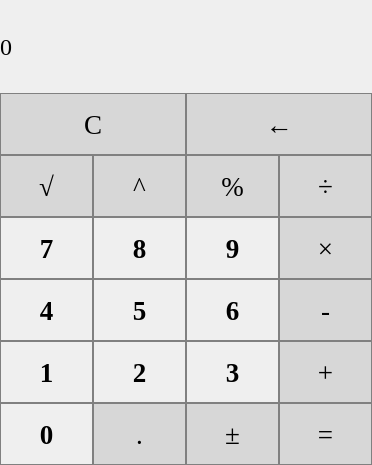
<?xml version="1.0" encoding="UTF-8"?>
<ui version="4.0">
 <class>MainWindow</class>
 <widget class="QMainWindow" name="MainWindow">
  <property name="geometry">
   <rect>
    <x>0</x>
    <y>0</y>
    <width>372</width>
    <height>465</height>
   </rect>
  </property>
  <property name="sizePolicy">
   <sizepolicy hsizetype="Fixed" vsizetype="Fixed">
    <horstretch>0</horstretch>
    <verstretch>0</verstretch>
   </sizepolicy>
  </property>
  <property name="windowTitle">
   <string>MainWindow</string>
  </property>
  <widget class="QWidget" name="centralWidget">
   <widget class="QLabel" name="screen_calc">
    <property name="geometry">
     <rect>
      <x>0</x>
      <y>0</y>
      <width>361</width>
      <height>93</height>
     </rect>
    </property>
    <property name="font">
     <font>
      <family>Times New Roman</family>
      <pointsize>18</pointsize>
      <weight>50</weight>
      <bold>false</bold>
     </font>
    </property>
    <property name="styleSheet">
     <string notr="true">QLabel {
  qproperty-alignment: 'AlignVCenter | AlignRight';
  border-bottom: 1px solid black;
}

background-color : white;</string>
    </property>
    <property name="text">
     <string>0</string>
    </property>
   </widget>
   <widget class="QPushButton" name="button_0">
    <property name="geometry">
     <rect>
      <x>0</x>
      <y>403</y>
      <width>93</width>
      <height>62</height>
     </rect>
    </property>
    <property name="font">
     <font>
      <family>Times New Roman</family>
      <pointsize>20</pointsize>
      <weight>75</weight>
      <bold>true</bold>
     </font>
    </property>
    <property name="styleSheet">
     <string notr="true">QPushButton {
   border: 1px solid gray;
}
QPushButton:hover {
	background-color: #e6e6e6;
}
QPushButton:pressed {
    background-color: #cccccc;
}
</string>
    </property>
    <property name="text">
     <string>0</string>
    </property>
   </widget>
   <widget class="QPushButton" name="button_dot">
    <property name="geometry">
     <rect>
      <x>93</x>
      <y>403</y>
      <width>93</width>
      <height>62</height>
     </rect>
    </property>
    <property name="font">
     <font>
      <family>Times New Roman</family>
      <pointsize>20</pointsize>
      <weight>50</weight>
      <bold>false</bold>
     </font>
    </property>
    <property name="styleSheet">
     <string notr="true">QPushButton {
  background-color: rgb(215, 215, 215);
  border: 1px solid gray;
}
QPushButton:hover {
	background-color: #bdbdbd;
}
QPushButton:pressed {
    background-color: #a3a3a3;
}
</string>
    </property>
    <property name="text">
     <string>.</string>
    </property>
   </widget>
   <widget class="QPushButton" name="button_plus_minus">
    <property name="geometry">
     <rect>
      <x>186</x>
      <y>403</y>
      <width>93</width>
      <height>62</height>
     </rect>
    </property>
    <property name="font">
     <font>
      <family>Times New Roman</family>
      <pointsize>20</pointsize>
      <weight>50</weight>
      <bold>false</bold>
     </font>
    </property>
    <property name="styleSheet">
     <string notr="true">QPushButton {
  background-color: rgb(215, 215, 215);
  border: 1px solid gray;
}
QPushButton:hover {
	background-color: #bdbdbd;
}
QPushButton:pressed {
    background-color: #a3a3a3;
}
</string>
    </property>
    <property name="text">
     <string>±</string>
    </property>
   </widget>
   <widget class="QPushButton" name="button_equal">
    <property name="geometry">
     <rect>
      <x>279</x>
      <y>403</y>
      <width>93</width>
      <height>62</height>
     </rect>
    </property>
    <property name="font">
     <font>
      <family>Times New Roman</family>
      <pointsize>20</pointsize>
      <weight>50</weight>
      <bold>false</bold>
     </font>
    </property>
    <property name="styleSheet">
     <string notr="true">QPushButton {
  background-color: rgb(215, 215, 215);
  border: 1px solid gray;
}
QPushButton:hover {
	background-color: #bdbdbd;
}
QPushButton:pressed {
    background-color: #a3a3a3;
}
</string>
    </property>
    <property name="text">
     <string>=</string>
    </property>
   </widget>
   <widget class="QPushButton" name="button_1">
    <property name="geometry">
     <rect>
      <x>0</x>
      <y>341</y>
      <width>93</width>
      <height>62</height>
     </rect>
    </property>
    <property name="font">
     <font>
      <family>Times New Roman</family>
      <pointsize>20</pointsize>
      <weight>75</weight>
      <bold>true</bold>
     </font>
    </property>
    <property name="styleSheet">
     <string notr="true">QPushButton {
   border: 1px solid gray;
}
QPushButton:hover {
	background-color: #e6e6e6;
}
QPushButton:pressed {
    background-color: #cccccc;
}
</string>
    </property>
    <property name="text">
     <string>1</string>
    </property>
   </widget>
   <widget class="QPushButton" name="button_2">
    <property name="geometry">
     <rect>
      <x>93</x>
      <y>341</y>
      <width>93</width>
      <height>62</height>
     </rect>
    </property>
    <property name="font">
     <font>
      <family>Times New Roman</family>
      <pointsize>20</pointsize>
      <weight>75</weight>
      <bold>true</bold>
     </font>
    </property>
    <property name="styleSheet">
     <string notr="true">QPushButton {
   border: 1px solid gray;
}
QPushButton:hover {
	background-color: #e6e6e6;
}
QPushButton:pressed {
    background-color: #cccccc;
}
</string>
    </property>
    <property name="text">
     <string>2</string>
    </property>
   </widget>
   <widget class="QPushButton" name="button_plus">
    <property name="geometry">
     <rect>
      <x>279</x>
      <y>341</y>
      <width>93</width>
      <height>62</height>
     </rect>
    </property>
    <property name="font">
     <font>
      <family>Times New Roman</family>
      <pointsize>20</pointsize>
      <weight>50</weight>
      <bold>false</bold>
     </font>
    </property>
    <property name="styleSheet">
     <string notr="true">QPushButton {
  background-color: rgb(215, 215, 215);
  border: 1px solid gray;
}
QPushButton:hover {
	background-color: #bdbdbd;
}
QPushButton:pressed {
    background-color: #a3a3a3;
}
</string>
    </property>
    <property name="text">
     <string>+</string>
    </property>
   </widget>
   <widget class="QPushButton" name="button_3">
    <property name="geometry">
     <rect>
      <x>186</x>
      <y>341</y>
      <width>93</width>
      <height>62</height>
     </rect>
    </property>
    <property name="font">
     <font>
      <family>Times New Roman</family>
      <pointsize>20</pointsize>
      <weight>75</weight>
      <bold>true</bold>
     </font>
    </property>
    <property name="styleSheet">
     <string notr="true">QPushButton {
   border: 1px solid gray;
}
QPushButton:hover {
	background-color: #e6e6e6;
}
QPushButton:pressed {
    background-color: #cccccc;
}
</string>
    </property>
    <property name="text">
     <string>3</string>
    </property>
   </widget>
   <widget class="QPushButton" name="button_4">
    <property name="geometry">
     <rect>
      <x>0</x>
      <y>279</y>
      <width>93</width>
      <height>62</height>
     </rect>
    </property>
    <property name="font">
     <font>
      <family>Times New Roman</family>
      <pointsize>20</pointsize>
      <weight>75</weight>
      <bold>true</bold>
     </font>
    </property>
    <property name="styleSheet">
     <string notr="true">QPushButton {
   border: 1px solid gray;
}
QPushButton:hover {
	background-color: #e6e6e6;
}
QPushButton:pressed {
    background-color: #cccccc;
}
</string>
    </property>
    <property name="text">
     <string>4</string>
    </property>
   </widget>
   <widget class="QPushButton" name="button_5">
    <property name="geometry">
     <rect>
      <x>93</x>
      <y>279</y>
      <width>93</width>
      <height>62</height>
     </rect>
    </property>
    <property name="font">
     <font>
      <family>Times New Roman</family>
      <pointsize>20</pointsize>
      <weight>75</weight>
      <bold>true</bold>
     </font>
    </property>
    <property name="styleSheet">
     <string notr="true">QPushButton {
   border: 1px solid gray;
}
QPushButton:hover {
	background-color: #e6e6e6;
}
QPushButton:pressed {
    background-color: #cccccc;
}
</string>
    </property>
    <property name="text">
     <string>5</string>
    </property>
   </widget>
   <widget class="QPushButton" name="button_minus">
    <property name="geometry">
     <rect>
      <x>279</x>
      <y>279</y>
      <width>93</width>
      <height>62</height>
     </rect>
    </property>
    <property name="font">
     <font>
      <family>Times New Roman</family>
      <pointsize>20</pointsize>
      <weight>50</weight>
      <bold>false</bold>
     </font>
    </property>
    <property name="styleSheet">
     <string notr="true">QPushButton {
  background-color: rgb(215, 215, 215);
  border: 1px solid gray;
}
QPushButton:hover {
	background-color: #bdbdbd;
}
QPushButton:pressed {
    background-color: #a3a3a3;
}
</string>
    </property>
    <property name="text">
     <string>-</string>
    </property>
   </widget>
   <widget class="QPushButton" name="button_6">
    <property name="geometry">
     <rect>
      <x>186</x>
      <y>279</y>
      <width>93</width>
      <height>62</height>
     </rect>
    </property>
    <property name="font">
     <font>
      <family>Times New Roman</family>
      <pointsize>20</pointsize>
      <weight>75</weight>
      <bold>true</bold>
     </font>
    </property>
    <property name="styleSheet">
     <string notr="true">QPushButton {
   border: 1px solid gray;
}
QPushButton:hover {
	background-color: #e6e6e6;
}
QPushButton:pressed {
    background-color: #cccccc;
}
</string>
    </property>
    <property name="text">
     <string>6</string>
    </property>
   </widget>
   <widget class="QPushButton" name="button_7">
    <property name="geometry">
     <rect>
      <x>0</x>
      <y>217</y>
      <width>93</width>
      <height>62</height>
     </rect>
    </property>
    <property name="font">
     <font>
      <family>Times New Roman</family>
      <pointsize>20</pointsize>
      <weight>75</weight>
      <bold>true</bold>
     </font>
    </property>
    <property name="styleSheet">
     <string notr="true">QPushButton {
   border: 1px solid gray;
}
QPushButton:hover {
	background-color: #e6e6e6;
}
QPushButton:pressed {
    background-color: #cccccc;
}
</string>
    </property>
    <property name="text">
     <string>7</string>
    </property>
   </widget>
   <widget class="QPushButton" name="button_8">
    <property name="geometry">
     <rect>
      <x>93</x>
      <y>217</y>
      <width>93</width>
      <height>62</height>
     </rect>
    </property>
    <property name="font">
     <font>
      <family>Times New Roman</family>
      <pointsize>20</pointsize>
      <weight>75</weight>
      <bold>true</bold>
     </font>
    </property>
    <property name="styleSheet">
     <string notr="true">QPushButton {
   border: 1px solid gray;
}
QPushButton:hover {
	background-color: #e6e6e6;
}
QPushButton:pressed {
    background-color: #cccccc;
}
</string>
    </property>
    <property name="text">
     <string>8</string>
    </property>
   </widget>
   <widget class="QPushButton" name="button_mult">
    <property name="geometry">
     <rect>
      <x>279</x>
      <y>217</y>
      <width>93</width>
      <height>62</height>
     </rect>
    </property>
    <property name="font">
     <font>
      <family>Times New Roman</family>
      <pointsize>20</pointsize>
      <weight>50</weight>
      <bold>false</bold>
     </font>
    </property>
    <property name="styleSheet">
     <string notr="true">QPushButton {
  background-color: rgb(215, 215, 215);
  border: 1px solid gray;
}
QPushButton:hover {
	background-color: #bdbdbd;
}
QPushButton:pressed {
    background-color: #a3a3a3;
}
</string>
    </property>
    <property name="text">
     <string>×</string>
    </property>
   </widget>
   <widget class="QPushButton" name="button_9">
    <property name="geometry">
     <rect>
      <x>186</x>
      <y>217</y>
      <width>93</width>
      <height>62</height>
     </rect>
    </property>
    <property name="font">
     <font>
      <family>Times New Roman</family>
      <pointsize>20</pointsize>
      <weight>75</weight>
      <bold>true</bold>
     </font>
    </property>
    <property name="styleSheet">
     <string notr="true">QPushButton {
   border: 1px solid gray;
}
QPushButton:hover {
	background-color: #e6e6e6;
}
QPushButton:pressed {
    background-color: #cccccc;
}
</string>
    </property>
    <property name="text">
     <string>9</string>
    </property>
   </widget>
   <widget class="QPushButton" name="button_sqrt">
    <property name="geometry">
     <rect>
      <x>0</x>
      <y>155</y>
      <width>93</width>
      <height>62</height>
     </rect>
    </property>
    <property name="font">
     <font>
      <family>Times New Roman</family>
      <pointsize>20</pointsize>
      <weight>50</weight>
      <bold>false</bold>
     </font>
    </property>
    <property name="styleSheet">
     <string notr="true">QPushButton {
  background-color: rgb(215, 215, 215);
  border: 1px solid gray;
}
QPushButton:hover {
	background-color: #bdbdbd;
}
QPushButton:pressed {
    background-color: #a3a3a3;
}
</string>
    </property>
    <property name="text">
     <string>√</string>
    </property>
   </widget>
   <widget class="QPushButton" name="button_sqr">
    <property name="geometry">
     <rect>
      <x>93</x>
      <y>155</y>
      <width>93</width>
      <height>62</height>
     </rect>
    </property>
    <property name="font">
     <font>
      <family>Times New Roman</family>
      <pointsize>20</pointsize>
      <weight>50</weight>
      <bold>false</bold>
     </font>
    </property>
    <property name="styleSheet">
     <string notr="true">QPushButton {
  background-color: rgb(215, 215, 215);
  border: 1px solid gray;
}
QPushButton:hover {
	background-color: #bdbdbd;
}
QPushButton:pressed {
    background-color: #a3a3a3;
}
</string>
    </property>
    <property name="text">
     <string>^</string>
    </property>
   </widget>
   <widget class="QPushButton" name="button_div">
    <property name="geometry">
     <rect>
      <x>279</x>
      <y>155</y>
      <width>93</width>
      <height>62</height>
     </rect>
    </property>
    <property name="font">
     <font>
      <family>Times New Roman</family>
      <pointsize>20</pointsize>
      <weight>50</weight>
      <bold>false</bold>
     </font>
    </property>
    <property name="styleSheet">
     <string notr="true">QPushButton {
  background-color: rgb(215, 215, 215);
  border: 1px solid gray;
}
QPushButton:hover {
	background-color: #bdbdbd;
}
QPushButton:pressed {
    background-color: #a3a3a3;
}
</string>
    </property>
    <property name="text">
     <string>÷</string>
    </property>
   </widget>
   <widget class="QPushButton" name="button_percent">
    <property name="geometry">
     <rect>
      <x>186</x>
      <y>155</y>
      <width>93</width>
      <height>62</height>
     </rect>
    </property>
    <property name="font">
     <font>
      <family>Times New Roman</family>
      <pointsize>20</pointsize>
      <weight>50</weight>
      <bold>false</bold>
     </font>
    </property>
    <property name="styleSheet">
     <string notr="true">QPushButton {
  background-color: rgb(215, 215, 215);
  border: 1px solid gray;
}
QPushButton:hover {
	background-color: #bdbdbd;
}
QPushButton:pressed {
    background-color: #a3a3a3;
}
</string>
    </property>
    <property name="text">
     <string>%</string>
    </property>
   </widget>
   <widget class="QPushButton" name="button_clear">
    <property name="geometry">
     <rect>
      <x>0</x>
      <y>93</y>
      <width>186</width>
      <height>62</height>
     </rect>
    </property>
    <property name="font">
     <font>
      <family>Times New Roman</family>
      <pointsize>20</pointsize>
      <weight>50</weight>
      <bold>false</bold>
     </font>
    </property>
    <property name="styleSheet">
     <string notr="true">QPushButton {
  background-color: rgb(215, 215, 215);
  border: 1px solid gray;
}
QPushButton:hover {
	background-color: #bdbdbd;
}
QPushButton:pressed {
    background-color: #a3a3a3;
}
</string>
    </property>
    <property name="text">
     <string>C</string>
    </property>
   </widget>
   <widget class="QPushButton" name="button_backspace">
    <property name="geometry">
     <rect>
      <x>186</x>
      <y>93</y>
      <width>186</width>
      <height>62</height>
     </rect>
    </property>
    <property name="font">
     <font>
      <family>Times New Roman</family>
      <pointsize>20</pointsize>
      <weight>50</weight>
      <bold>false</bold>
     </font>
    </property>
    <property name="styleSheet">
     <string notr="true">QPushButton {
  background-color: rgb(215, 215, 215);
  border: 1px solid gray;
}
QPushButton:hover {
	background-color: #bdbdbd;
}
QPushButton:pressed {
    background-color: #a3a3a3;
}
</string>
    </property>
    <property name="text">
     <string>←</string>
    </property>
   </widget>
   <widget class="QLabel" name="screen2">
    <property name="geometry">
     <rect>
      <x>0</x>
      <y>2</y>
      <width>361</width>
      <height>20</height>
     </rect>
    </property>
    <property name="styleSheet">
     <string notr="true">QLabel {
  qproperty-alignment: 'AlignVCenter | AlignRight';
  border-bottom: 1px solid black;
}

background-color : white;</string>
    </property>
    <property name="text">
     <string/>
    </property>
   </widget>
  </widget>
 </widget>
 <layoutdefault spacing="6" margin="11"/>
 <resources/>
 <connections/>
</ui>
